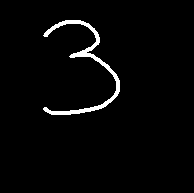
#> input picture LV6-20230511/test.png, 194 x 193 px
$ python Skripta_6_2.py
#> lines starting #> are read from the running program, lines starting #| are printed output that depends on the picture
from matplotlib import pyplot as plt
from skimage.transform import resize
from skimage import color
import matplotlib.image as mpimg
import numpy as np
import joblib

# ucitaj sliku i prikazi ju
filename = 'test.png'

img = mpimg.imread(filename)
#> img is the input picture: shape (193, 194, 4) float32; mean R, G, B, A 0.0255, 0.0255, 0.0255, 1
#img = color.rgb2gray(img)
img = resize(img, (28, 28))
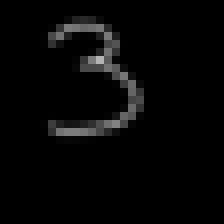
#> img: shape (28, 28, 4) float32 (shown 8 times larger); mean R, G, B, A 0.0254, 0.0254, 0.0254, 1

plt.figure()
plt.imshow(img, cmap=plt.get_cmap('gray'))
plt.show()


# TODO: prebacite sliku u vektor odgovarajuce velicine


# vrijednosti piksela kao float32
img = img.astype('float32')

# ucitavanje modela
filename = "NN_model.sav"
#> (the run stopped early here; a loop or call above may not have finished)
